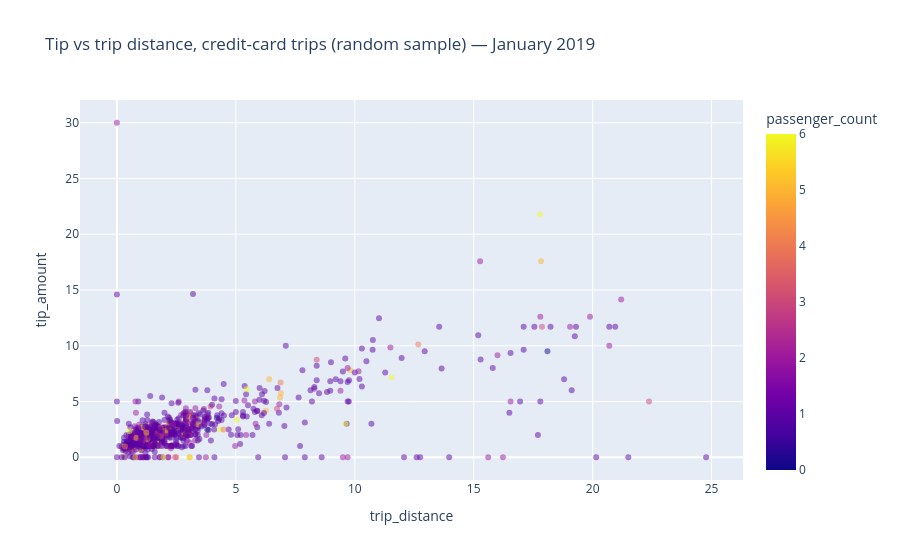

Notebook code cell kept with this figure:
### Code cell
# 5) Question 1.8 revisited: tip vs distance on credit-card trips.
# .plot.scatter samples the DataFrame itself (spark.sql.pyspark.plotting.sample_ratio), no toPandas() needed.
(card.filter((F.col("trip_distance") <= 30) & (F.col("tip_amount") <= 40))
     .select("trip_distance", "tip_amount", "passenger_count")
     .plot.scatter(x="trip_distance", y="tip_amount", color="passenger_count", opacity=0.5,
                   title="Tip vs trip distance, credit-card trips (random sample) — January 2019"))

### Figure 1 — Plotly figure (JSON) as saved in the notebook; plotly's stock layout.template omitted (floating-point values rounded to 4 significant figures; data arrays with more than 128 entries replaced by an {"elided": "..."} marker saying what was removed)
{"data": [{"hovertemplate": "trip_distance=%{x}<br>tip_amount=%{y}<br>passenger_count=%{marker.color}<extra></extra>", "legendgroup": "", "marker": {"color": {"elided": "1000 float values"}, "coloraxis": "coloraxis", "opacity": 0.5, "symbol": "circle"}, "mode": "markers", "name": "", "orientation": "v", "showlegend": false, "type": "scatter", "x": {"elided": "1000 float values"}, "xaxis": "x", "y": {"elided": "1000 float values"}, "yaxis": "y"}], "layout": {"coloraxis": {"colorbar": {"title": {"text": "passenger_count"}}, "colorscale": [[0.0, "#0d0887"], [0.1111, "#46039f"], [0.2222, "#7201a8"], [0.3333, "#9c179e"], [0.4444, "#bd3786"], [0.5556, "#d8576b"], [0.6667, "#ed7953"], [0.7778, "#fb9f3a"], [0.8889, "#fdca26"], [1.0, "#f0f921"]]}, "legend": {"tracegroupgap": 0}, "title": {"text": "Tip vs trip distance, credit-card trips (random sample) — January 2019"}, "xaxis": {"anchor": "y", "domain": [0.0, 1.0], "title": {"text": "trip_distance"}}, "yaxis": {"anchor": "x", "domain": [0.0, 1.0], "title": {"text": "tip_amount"}}}}
